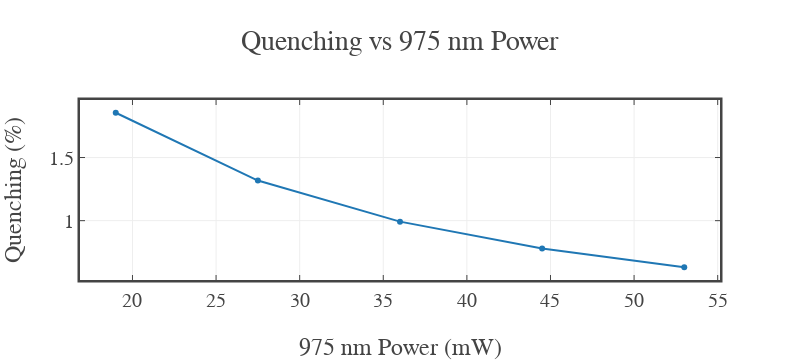
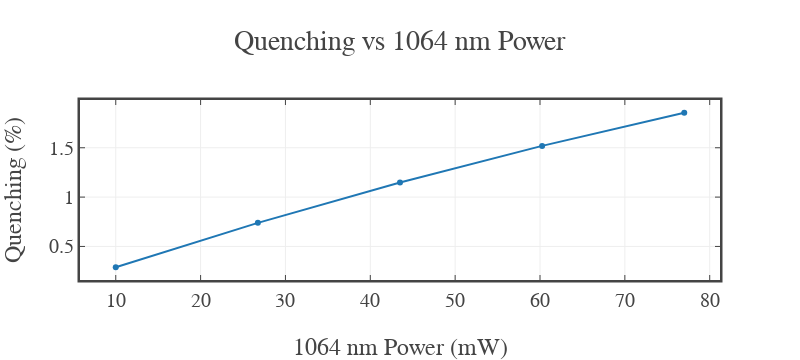

The cell these charts' notebook holds for them, in order:
### Code cell
import numpy as np
from scipy.integrate import solve_ivp
from joblib import Parallel, delayed
from tqdm import tqdm
from contextlib import contextmanager
import plotly.graph_objects as go

# ============================================================
# --- Joblib + tqdm helper (same as first code)
# ============================================================
@contextmanager
def tqdm_joblib(tqdm_object):
    import joblib
    class TqdmBatchCompletionCallback(joblib.parallel.BatchCompletionCallBack):
        def __call__(self, *args, **kwargs):
            tqdm_object.update(n=self.batch_size)
            return super().__call__(*args, **kwargs)
    old_callback = joblib.parallel.BatchCompletionCallBack
    joblib.parallel.BatchCompletionCallBack = TqdmBatchCompletionCallback
    try:
        yield tqdm_object
    finally:
        joblib.parallel.BatchCompletionCallBack = old_callback
        tqdm_object.close()

# ============================================================
# --- Simulation parameters
# ============================================================
t_max = 300.0
dt = 1.0
t_eval = np.arange(0, t_max + dt, dt)

laser_on = 25.0
laser_off = 25.0
period = laser_on + laser_off
phase_shift = laser_on

# Lifetimes (ms)
beta1 = 1/0.5
beta2 = 1/0.25

# Coefficients
k_alpha1  = 5
k_alpha1p = 0.04
k_alpha2  = 0.06
k_alpha2p = 0.0005
k_gamma_975  = 0.00001
k_gamma_1064 = 0.1

# ============================================================
# --- Plotly template
# ============================================================
fig_template = go.layout.Template()
fig_template.layout = {
    'template': 'simple_white+presentation',
    'autosize': False,
    'width': 800,
    'height': 450,
    'xaxis': {'ticks':'inside','mirror':'ticks','linewidth':2.5,'showline':True,'zeroline':False},
    'yaxis': {'ticks':'inside','mirror':'ticks','linewidth':2.5,'showline':True,'zeroline':False},
    'font': {'family':'mathjax','size':20}
}

# ============================================================
# --- 1064 nm pulse
# ============================================================
def make_I1064_func(I_1064_peak):
    def I1064(t):
        phase = np.mod(t + phase_shift, period)
        return np.where(phase < laser_on, I_1064_peak, 0.0)
    return I1064

# ============================================================
# --- Single simulation → quenching
# ============================================================
def run_sim_quench(I_975, I_1064_peak, pulse_index=4):
    I1064 = make_I1064_func(I_1064_peak)

    def I975_func(t):
        return I_975 if np.isscalar(t) else np.full_like(t, I_975)

    def alpha1(t):  return k_alpha1 * I975_func(t) + k_alpha2 * I1064(t)
    def alpha1p(t): return k_alpha1p * I975_func(t) + k_alpha2p * I1064(t)
    def gamma975(t):  return k_gamma_975 * I975_func(t)
    def gamma1064(t): return k_gamma_1064 * I1064(t)

    def rate_equations(t, N):
        N0, N1, N2 = N
        a1  = alpha1(t)
        a1p = alpha1p(t)
        g1  = gamma975(t)
        g2  = gamma1064(t)
        dN0 = -a1*N0 + (beta1+g1+g2)*N1 + beta2*N2
        dN1 = a1*N0 - (a1p+beta1+g1+g2)*N1
        dN2 = a1p*N1 - beta2*N2
        return [dN0, dN1, dN2]

    sol = solve_ivp(rate_equations, [0, t_max], [1,0,0],
                    t_eval=t_eval, atol=1e-9, rtol=1e-7)

    t = sol.t
    emission = beta2 * sol.y[2]
    I1064_t = np.array([I1064(ti) for ti in t])

    # Detect rising edges
    on_indices = np.where((I1064_t[:-1] == 0) & (I1064_t[1:] > 0))[0]
    if pulse_index >= len(on_indices):
        return np.nan

    idx_on = on_indices[pulse_index] + 1
    idx_off = idx_on + np.where(I1064_t[idx_on:] == 0)[0][0]

    start_mask = (t >= t[idx_on]) & (t < t[idx_on] + dt)
    end_mask   = (t >= t[idx_off] - dt) & (t < t[idx_off])

    PL_start = emission[start_mask].mean()
    PL_end   = emission[end_mask].mean()

    return (PL_start - PL_end) / PL_start * 100

# ============================================================
# --- Power grids (EXPERIMENTAL)
# ============================================================
powers_975  = np.linspace(19.0, 53.0, 5)
powers_1064 = np.linspace(10.0, 77.0, 5)

N1 = len(powers_975)
N2 = len(powers_1064)

Q = np.zeros((N2, N1))

# ============================================================
# --- Parallel computation
# ============================================================
tasks = [(i, j, p975, p1064)
         for j, p1064 in enumerate(powers_1064)
         for i, p975 in enumerate(powers_975)]

with tqdm_joblib(tqdm(total=len(tasks), desc="Computing Quenching Matrix")):
    results = Parallel(n_jobs=-1)(
        delayed(lambda x: (x[0], x[1], run_sim_quench(x[2], x[3])))(task)
        for task in tasks
    )

for i, j, q in results:
    Q[j, i] = q

# ============================================================
# --- Plot 1: Quenching vs 975 nm (fixed 1064)
# ============================================================
I1064_fixed = 77.0
idx_1064 = np.argmin(np.abs(powers_1064 - I1064_fixed))

fig_q_975 = go.Figure()
fig_q_975.add_trace(go.Scatter(
    x=powers_975,
    y=Q[idx_1064, :],
    mode="lines+markers",
    name=f"1064 nm = {powers_1064[idx_1064]:.1f} mW"
))
fig_q_975.update_layout(
    template=fig_template,
    xaxis_title="975 nm Power (mW)",
    yaxis_title="Quenching (%)",
    title="Quenching vs 975 nm Power"
)
fig_q_975.show()

# ============================================================
# --- Plot 2: Quenching vs 1064 nm (fixed 975)
# ============================================================
I975_fixed = 19.4
idx_975 = np.argmin(np.abs(powers_975 - I975_fixed))

fig_q_1064 = go.Figure()
fig_q_1064.add_trace(go.Scatter(
    x=powers_1064,
    y=Q[:, idx_975],
    mode="lines+markers",
    name=f"975 nm = {powers_975[idx_975]:.1f} mW"
))
fig_q_1064.update_layout(
    template=fig_template,
    xaxis_title="1064 nm Power (mW)",
    yaxis_title="Quenching (%)",
    title="Quenching vs 1064 nm Power"
)
fig_q_1064.show()

### Figure 1 — Plotly figure (JSON) as saved in the notebook; plotly's stock layout.template omitted (floating-point values rounded to 4 significant figures)
{"data": [{"mode": "lines+markers", "name": "1064 nm = 77.0 mW", "type": "scatter", "x": [19.0, 27.5, 36.0, 44.5, 53.0], "y": [1.855, 1.317, 0.9922, 0.7792, 0.631]}], "layout": {"height": 360, "title": {"text": "Quenching vs 975 nm Power"}, "width": 800, "xaxis": {"autorange": true, "range": [16.86, 55.14], "title": {"text": "975 nm Power (mW)"}, "type": "linear"}, "yaxis": {"autorange": true, "range": [0.53, 1.956], "title": {"text": "Quenching (%)"}, "type": "linear"}}}

### Figure 2 — Plotly figure (JSON) as saved in the notebook; plotly's stock layout.template omitted (floating-point values rounded to 4 significant figures)
{"data": [{"mode": "lines+markers", "name": "975 nm = 19.0 mW", "type": "scatter", "x": [10.0, 26.75, 43.5, 60.25, 77.0], "y": [0.2893, 0.739, 1.148, 1.519, 1.855]}], "layout": {"height": 360, "title": {"text": "Quenching vs 1064 nm Power"}, "width": 800, "xaxis": {"autorange": true, "range": [5.787, 81.21], "title": {"text": "1064 nm Power (mW)"}, "type": "linear"}, "yaxis": {"autorange": true, "range": [0.1601, 1.984], "title": {"text": "Quenching (%)"}, "type": "linear"}}}
